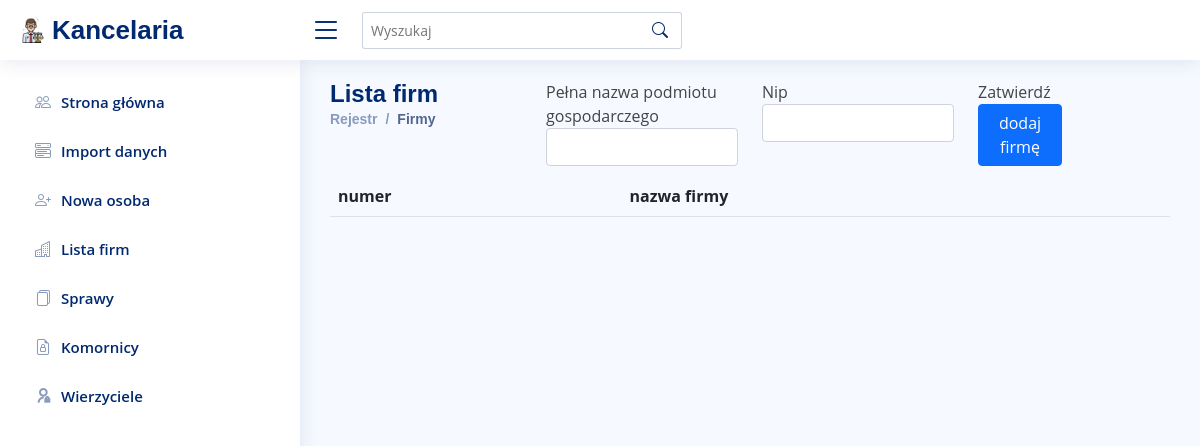
Before: /company with the older database file.
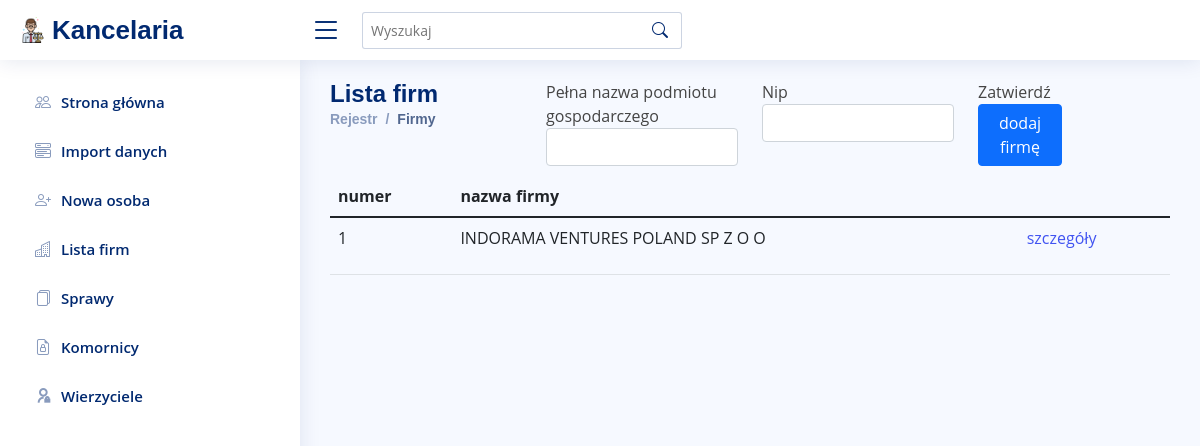
After: the same page with the newer database file.
### register/models.py (models this page shows, shortened)
class Company(models.Model):
    name = models.CharField(max_length=200, null=True, blank=True, verbose_name='pełna nazwa podmiotu gospodarczego')
    nip = models.IntegerField(null=True, blank=True, verbose_name='nip')
    description = models.CharField(max_length=300, null=True, blank=True, verbose_name='notatki')
    date_created = models.DateTimeField(auto_now_add=True)

### register/views.py (the view)
# urls.py: path('company', views.company, name='company'),
def company(request, pk=0):
    if request.method == 'POST':
        form = CompanyCreateForm(request.POST)
        if form.is_valid():
            new = form.save()
            return redirect('register:company', pk=new.pk)
    if request.method == 'GET':
        if pk > 0:
            context = {
                'company': Company.objects.filter(pk=pk).first(),
                'cases': Case.objects.filter(Q(accused_companies__pk=pk) | Q(prosecutor_companies__pk=pk))
            }
            return render(request, 'company/selected.html', context)
    context = {
        'new_company': CompanyCreateForm(),
        'companies': Company.objects.all()
    }
    return render(request, 'company/list.html', context)

### register/forms.py
class CompanyCreateForm(forms.ModelForm):
    class Meta:
        model = Company
        fields = ['name', 'nip']
        widgets = {
            'name': TextInput(attrs={'class': 'form-control'}),
            'nip': NumberInput(attrs={'class': 'form-control'}),
        }

### register/templates/company/list.html (shortened to what this page needs)
{% extends 'base.html' %}
{% load static %}
{% block navigration %}
<div class="pagetitle">
    <div class="row">
        <div class="col-3"><h1 class="d-inline">Lista firm</h1>
            <nav>
                <ol class="breadcrumb">
                    <li class="breadcrumb-item"><a href="index.html">Rejestr</a></li>
                    <li class="breadcrumb-item active">Firmy</li>
                </ol>
            </nav>
        </div>
        <div class="col-9">
            <form action="{% url 'register:company' %}" method="post">
                <div class="row">
                    {% for field in new_company %}
                    <div class="col-4">
                        {{ field.label }}
                        {{ field }}
                    </div>
                    {% endfor%}
                    <div class="col-2">
                        Zatwierdź
                        <button type="submit" class="btn btn-primary w-100">dodaj firmę</button>
                    </div>
                </div>
            </form>
        </div>
    </div>
</div>
{% endblock  %}
{% block content %}
<link rel="stylesheet" type="text/css" href="https://cdn.datatables.net/v/dt/dt-1.11.3/datatables.min.css"/>
<table id="table" class="table">
    <thead>
    <tr>
        <th>numer</th>
        <th>nazwa firmy</th>
        <th></th>
    </tr>
    </thead>
    <tbody>
    {% for p in companies %}
    <tr>
        <td><p>{{ p.id }}</p></td>
        <td><p>{{ p.name }}</p></td>
        <td><a href="{% url 'register:company' p.id  %}" class="p"> szczegóły </a></td>
    </tr>
    {% endfor %}
    </tbody>
</table>
{% endblock %}

### register/templates/base.html (shortened to what this page needs)
<!DOCTYPE html>
{% load static %}
<html lang="pl-PL">
<head>
    <link href="https://cdn.jsdelivr.net/npm/bootstrap@5.1.1/dist/css/bootstrap.min.css" rel="stylesheet">
    <link rel="stylesheet" type="text/css" href="{% static '/css/style.css' %}">
    <link rel="stylesheet" type="text/css" href="{% static '/bootstrap-icons/bootstrap-icons.css' %}">
    <link rel="stylesheet" type="text/css" href="{% static '/remixicon/remixicon.css' %}">
</head>
<body>
    {% include 'header.html' %}
    {% include 'sidebar.html' %}
  <main id="main" class="main">
      {% block navigration %}{% endblock  %}
    <section class="section dashboard">
    {% block content %}{% endblock  %}
    </section>
  </main>
</body>
</html>

### register/templates/header.html (shortened to what this page needs)
{% load static %}
<header id="header" class="header fixed-top d-flex align-items-center">
    <div class="d-flex align-items-center justify-content-between">
      <a href="index.html" class="logo d-flex align-items-center">
        <img src="{% static '/favicon.ico' %}" alt="">
        <span class="d-none d-lg-block">Kancelaria</span>
      </a>
      <i class="bi bi-list toggle-sidebar-btn"></i>
    </div>
    <div class="search-bar">
      <form class="search-form d-flex align-items-center" method="POST" action="#">
        <input id="search-input" type="search" name="query" placeholder="Wyszukaj" title="Enter search keyword">
        <button type="submit" title="Search"><i class="bi bi-search"></i></button>
      </form>
    </div>
  </header>

### register/templates/sidebar.html
<aside id="sidebar" class="sidebar">
    <ul class="sidebar-nav" id="sidebar-nav">
        <li class="nav-item">
            <a class="nav-link collapsed" href="{% url 'register:persons' %}">
                <i class="bi bi-people"></i>
                <span>Strona główna</span>
            </a>
        </li>
        <li class="nav-item">
            <a class="nav-link collapsed" href="{% url 'register:data_import' %}">
                <i class="bi bi-menu-button-wide"></i>
                <span>Import danych</span>
            </a>
        </li>
        <li class="nav-item">
            <a class="nav-link collapsed" href="{% url 'register:create' %}">
                <i class="bi bi-person-plus"></i>
                <span>Nowa osoba </span>
            </a>
        </li>
        <li class="nav-item">
            <a class="nav-link collapsed" href="{% url 'register:company' %}">
                <i class="bi bi-building"></i>
                <span>Lista firm </span>
            </a>
        </li>
        <li class="nav-item">
            <a class="nav-link collapsed" href="{% url 'register:case' %}">
                <i class="bi bi-files"></i>
                <span>Sprawy</span>
            </a>
        </li>
        <li class="nav-item">
            <a class="nav-link collapsed" href="{% url 'register:bailiff' %}">
                <i class="bi bi-file-earmark-lock"></i>
                <span>Komornicy</span>
            </a>
        </li>
        <li class="nav-item">
            <a class="nav-link collapsed" href="#">
                <i class="ri-admin-line"></i>
                <span>Wierzyciele</span>
            </a>
        </li>
    </ul>
</aside>

### register/templates/jslib.html (shortened to what this page needs)
{% load static %}

### register/static/css/style.css (style rules this page uses)
:root { scroll-behavior: smooth; }
body { font-family: "Open Sans", sans-serif; background: #f6f9ff; color: #444444; }
a { color: #4154f1; text-decoration: none; }
h1, h2, h3, h4, h5, h6 { font-family: "Nunito", sans-serif; }
#main { margin-top: 60px; padding: 20px 30px; transition: all 0.3s; }
.pagetitle { margin-bottom: 10px; }
.pagetitle h1 { font-size: 24px; margin-bottom: 0; font-weight: 600; color: #012970; }
.breadcrumb { font-size: 14px; font-family: "Nunito", sans-serif; color: #899bbd; font-weight: 600; }
.breadcrumb a { color: #899bbd; transition: 0.3s; }
.breadcrumb .breadcrumb-item::before { color: #899bbd; }
.breadcrumb .active { color: #51678f; font-weight: 600; }
.logo { line-height: 1; }
@media (min-width: 1200px) { .logo { width: 280px; } }
.logo img { max-height: 26px; margin-right: 6px; }
.logo span { font-size: 26px; font-weight: 700; color: #012970; font-family: "Nunito", sans-serif; }
.header { transition: all 0.5s; z-index: 997; height: 60px; box-shadow: 0px 2px 20px rgba(1, 41, 112, 0.1); background-color: #fff; padding-left: 20px; }
.header .toggle-sidebar-btn { font-size: 32px; padding-left: 10px; cursor: pointer; color: #012970; }
.header .search-bar { min-width: 360px; padding: 0 20px; }
.header .search-form { width: 100%; }
.header .search-form input { border: 0; font-size: 14px; color: #012970; border: 1px solid rgba(1, 41, 112, 0.2); padding: 7px 38px 7px 8px; border-radius: 3px; transition: 0.3s; width: 100%; }
.header .search-form button { border: 0; padding: 0; margin-left: -30px; background: none; }
.header .search-form button i { color: #012970; }
.sidebar { position: fixed; top: 60px; left: 0; bottom: 0; width: 300px; z-index: 996; transition: all 0.3s; padding: 20px; overflow-y: auto; scrollbar-width: thin; scrollbar-color: #aab7cf transparent; box-shadow: 0px 0px 20px rgba(1, 41, 112, 0.1); background-color: #fff; }
@media (min-width: 1200px) { #main, #footer { margin-left: 300px; } }
.sidebar-nav { padding: 0; margin: 0; list-style: none; }
.sidebar-nav li { padding: 0; margin: 0; list-style: none; }
.sidebar-nav .nav-item { margin-bottom: 5px; }
.sidebar-nav .nav-link { display: flex; align-items: center; font-size: 15px; font-weight: 600; color: #4154f1; transition: 0.3; background: #f6f9ff; padding: 10px 15px; border-radius: 4px; }
.sidebar-nav .nav-link i { font-size: 16px; margin-right: 10px; color: #4154f1; }
.sidebar-nav .nav-link.collapsed { color: #012970; background: #fff; }
.sidebar-nav .nav-link.collapsed i { color: #899bbd; }

Changed rows visible on the page:
added Company: id "1", name "INDORAMA VENTURES POLAND SP Z O O"
